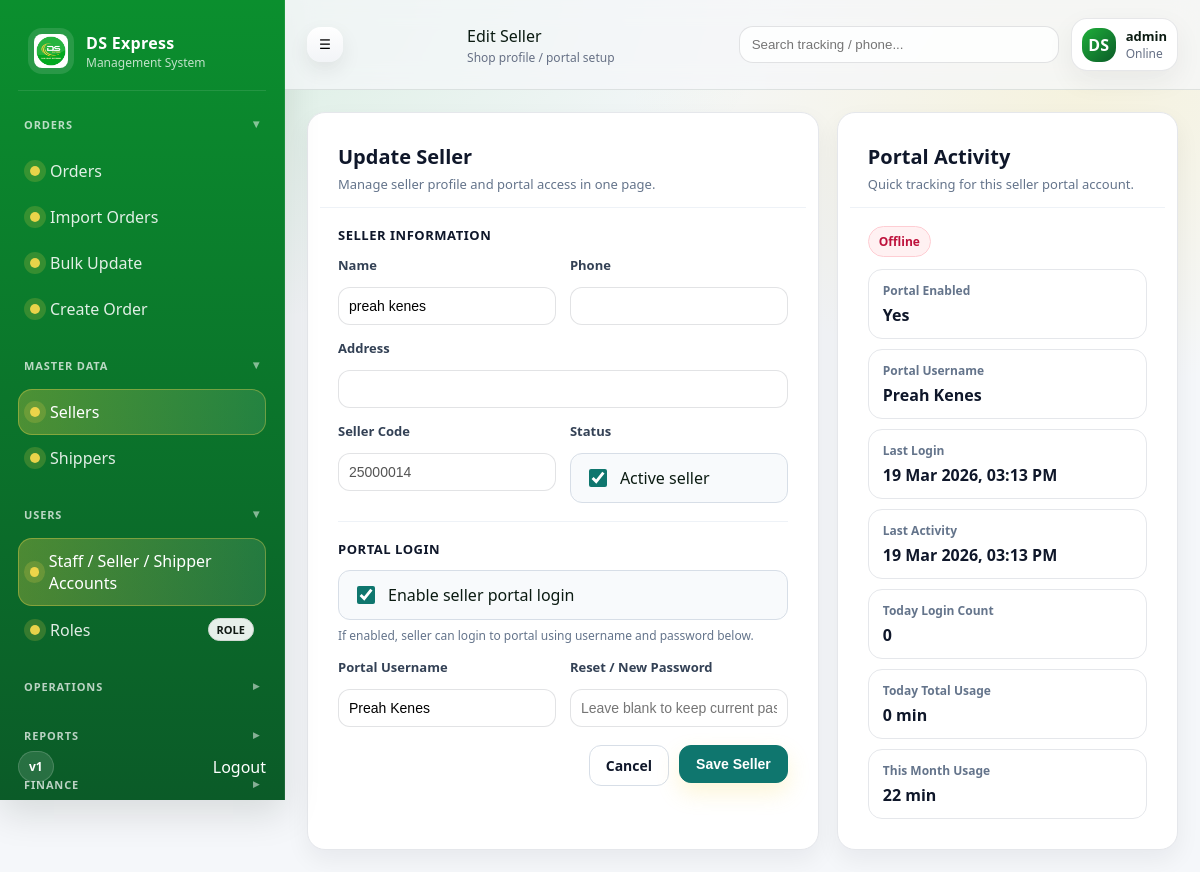
The app's page /sellers/11/edit/ (signed in) with its own data.
### masterdata/models.py (models this page shows, shortened)
class Seller(models.Model):
    code = models.CharField(max_length=10, unique=True, blank=True)
    name = models.CharField(max_length=255)
    phone = models.CharField(max_length=50, blank=True)
    address = models.TextField(blank=True)
    is_active = models.BooleanField(default=True)
    portal_user = models.OneToOneField(
        settings.AUTH_USER_MODEL,
        null=True,
        blank=True,
        on_delete=models.SET_NULL,
        related_name="seller_portal",
    )
    created_at = models.DateTimeField(auto_now_add=True)
    class Meta:
        ordering = ["-id"]

### customerportal/models.py (models this page shows, shortened)
class SellerPortalSession(models.Model):
    seller = models.ForeignKey(
        Seller,
        on_delete=models.CASCADE,
        related_name="portal_sessions",
    )
    user = models.ForeignKey(
        settings.AUTH_USER_MODEL,
        on_delete=models.CASCADE,
        related_name="seller_portal_sessions",
    )
    login_at = models.DateTimeField(default=timezone.now)
    logout_at = models.DateTimeField(blank=True, null=True)
    last_activity_at = models.DateTimeField(default=timezone.now)
    ip_address = models.CharField(max_length=100, blank=True, default="")
    user_agent = models.TextField(blank=True, default="")
    class Meta:
        ordering = ["-login_at"]
    @property
    def duration_minutes(self):
        end_time = self.logout_at or self.last_activity_at or timezone.now()
        delta = end_time - self.login_at
        return max(int(delta.total_seconds() // 60), 0)

### masterdata/views.py (the view, shortened to what this page needs)
# urls.py: path("sellers/<int:pk>/edit/", views.seller_edit, name="seller_edit"),
@login_required
def seller_edit(request, pk: int):
    row = get_object_or_404(Seller.objects.select_related("portal_user"), pk=pk)
    error = ""
    portal_data = _get_portal_form_data(request, row=row)
    return render(
        request,
        "masterdata/seller_form.html",
        {
            "row": row,
            "mode": "edit",
            "portal_data": portal_data,
            "activity": _build_seller_activity_summary(row),
            "error": error,
        },
    )

### templates/masterdata/seller_form.html (shortened to what this page needs)
{% extends "base.html" %}
{% block page_title %}
  {% if mode == "edit" %}Edit Seller{% else %}New Seller{% endif %}
{% endblock %}
{% block page_subtitle %}Shop profile / portal setup{% endblock %}
{% block content %}
<div class="seller-wrap">
  <div class="card">
    <div class="card-head">
      <div class="card-title">
        {% if mode == "edit" %}Update Seller{% else %}Create Seller{% endif %}
      </div>
      <div class="card-sub">Manage seller profile and portal access in one page.</div>
    </div>
    <div class="card-body">
      <form method="post" novalidate>
        <div class="section-title">Seller Information</div>
        <div class="form-grid">
          <div class="field">
            <label>Name</label>
            <input class="input" name="name" value="{{ row.name|default:'' }}" required />
          </div>
          <div class="field">
            <label>Phone</label>
            <input class="input" name="phone" value="{{ row.phone|default:'' }}" />
          </div>
          <div class="field full">
            <label>Address</label>
            <input class="input" name="address" value="{{ row.address|default:'' }}" />
          </div>
          {% if mode == "edit" %}
          <div class="field">
            <label>Seller Code</label>
            <input class="input" value="{{ row.code }}" disabled />
          </div>
          {% endif %}
          <div class="field">
            <label>Status</label>
            <div class="check-row">
              <input
                type="checkbox"
                name="is_active"
                value="1"
                {% if row.is_active %}checked{% endif %}
              >
              <span>Active seller</span>
            </div>
          </div>
        </div>
        <div class="sep"></div>
        <div class="section-title">Portal Login</div>
        <div class="form-grid">
          <div class="field full">
            <div class="check-row">
              <input
                type="checkbox"
                id="portal_enabled"
                name="portal_enabled"
                value="1"
                {% if portal_data.portal_enabled %}checked{% endif %}
              >
              <span>Enable seller portal login</span>
            </div>
            <div class="hint">If enabled, seller can login to portal using username and password below.</div>
          </div>
          <div class="field">
            <label>Portal Username</label>
            <input
              class="input portal-input"
              name="portal_username"
              value="{{ portal_data.portal_username|default:'' }}"
              placeholder="Example: seller code or shop username"
            />
          </div>
          <div class="field">
            <label>{% if mode == "edit" %}Reset / New Password{% else %}Temporary Password{% endif %}</label>
            <input
              class="input portal-input"
              name="portal_password"
              type="text"
              value=""
              placeholder="{% if mode == 'edit' %}Leave blank to keep current password{% else %}Required for new portal account{% endif %}"
            />
          </div>
        </div>
        <div class="actions">
          <a class="btn btn-ghost" href="{% url 'seller_list' %}">Cancel</a>
          <button class="btn btn-primary" type="submit">Save Seller</button>
        </div>
      </form>
    </div>
  </div>
  <div class="card">
    <div class="card-head">
      <div class="card-title">Portal Activity</div>
      <div class="card-sub">Quick tracking for this seller portal account.</div>
    </div>
    <div class="card-body">
      {% if mode == "edit" and activity %}
        <div style="margin-bottom:12px;">
          {% if activity.is_online_now %}
            <span class="pill pill-on">Online Now</span>
          {% else %}
            <span class="pill pill-off">Offline</span>
          {% endif %}
        </div>
        <div class="stat-list">
          <div class="stat">
            <div class="stat-label">Portal Enabled</div>
            <div class="stat-value">{% if activity.portal_enabled %}Yes{% else %}No{% endif %}</div>
          </div>
          <div class="stat">
            <div class="stat-label">Portal Username</div>
            <div class="stat-value">{{ activity.portal_username|default:"-" }}</div>
          </div>
          <div class="stat">
            <div class="stat-label">Last Login</div>
            <div class="stat-value">
              {% if activity.last_login_at %}{{ activity.last_login_at|date:"d M Y, h:i A" }}{% else %}-{% endif %}
            </div>
          </div>
          <div class="stat">
            <div class="stat-label">Last Activity</div>
            <div class="stat-value">
              {% if activity.last_activity_at %}{{ activity.last_activity_at|date:"d M Y, h:i A" }}{% else %}-{% endif %}
            </div>
          </div>
          <div class="stat">
            <div class="stat-label">Today Login Count</div>
            <div class="stat-value">{{ activity.today_login_count }}</div>
          </div>
          <div class="stat">
            <div class="stat-label">Today Total Usage</div>
            <div class="stat-value">{{ activity.today_total_minutes }} min</div>
          </div>
          <div class="stat">
            <div class="stat-label">This Month Usage</div>
            <div class="stat-value">{{ activity.month_total_minutes }} min</div>
          </div>
        </div>
      {% else %}
        <div class="stat">
          <div class="stat-label">Portal Activity</div>
          <div class="stat-value">Not available yet</div>
          <div class="mini-note">Save seller first, then enable portal login and seller activity will appear here.</div>
        </div>
      {% endif %}
    </div>
  </div>
</div>
{% endblock %}

### templates/base.html (shortened to what this page needs)
{% load static %}
<!doctype html>
<html>
  <head>
    <link rel="stylesheet" href="{% static 'css/ds.css' %}" />
  </head>
  <body>
    <div class="app">
      <aside class="sidebar" id="sidebar">
        <div class="brand">
          <img class="brand-logo" src="{% static 'img/ds-logo.png' %}" alt="DS Express" />
          <div class="brand-text">
            <div class="brand-name">DS Express</div>
            <div class="brand-sub">Management System</div>
          </div>
        </div>
        <nav class="menu">
          <div class="menu-title open" data-target="group-orders">Orders</div>
          <div class="menu-group" id="group-orders">
            <a class="menu-item " href="/orders/">
              <span class="dot"></span> Orders
            </a>
            <a class="menu-item {% if request.path == '/orders/import/' %}active{% endif %}" href="/orders/import/">
              <span class="dot"></span> Import Orders
            </a>
            <a class="menu-item {% if request.path|slice:':15' == '/orders/update/' or request.path == '/orders/update/upload/' %}active{% endif %}" href="/orders/update/upload/">
              <span class="dot"></span> Bulk Update
            </a>
            <a class="menu-item {% if request.path == '/orders/create/' %}active{% endif %}" href="/orders/create/">
              <span class="dot"></span> Create Order
            </a>
          </div>
          <div class="menu-title" data-target="group-master">Master Data</div>
          <div class="menu-group hidden-sec" id="group-master">
            <a class="menu-item {% if request.path|slice:':9' == '/sellers/' %}active{% endif %}" href="/sellers/">
              <span class="dot"></span> Sellers
            </a>
            <a class="menu-item {% if request.path|slice:':10' == '/shippers/' %}active{% endif %}" href="/shippers/">
              <span class="dot"></span> Shippers
            </a>
          </div>
          <div class="menu-title" data-target="group-users">Users</div>
          <div class="menu-group hidden-sec" id="group-users">
            <a class="menu-item {% if request.path == '/users/' or request.path == '/users/create/' or '/edit/' in request.path or '/password/' in request.path or '/delete/' in request.path %}active{% endif %}" href="{% url 'user_list' %}">
              <span class="dot"></span> Staff / Seller / Shipper Accounts
            </a>
            <a class="menu-item {% if request.path|slice:':13' == '/users/roles/' %}active{% endif %}" href="{% url 'role_list' %}">
              <span class="dot"></span> Roles
              <span class="tag tag-role">ROLE</span>
            </a>
          </div>
          <div class="menu-title" data-target="group-ops">Operations</div>
          <div class="menu-title" data-target="group-reports">Reports</div>
          <div class="menu-title" data-target="group-finance">Finance</div>
        </nav>
        <div class="sidebar-footer">
          <div class="pill">v1</div>
          <form method="post" action="{% url 'logout' %}" class="logout-form">
            <button type="submit" class="logout logout-btn">Logout</button>
          </form>
        </div>
      </aside>
      <main class="main">
        <header class="topbar">
          <button class="icon-btn" id="toggleBtn" type="button">☰</button>
          <div class="topbar-title">
            {% block page_title %}Dashboard{% endblock %}
            <div class="topbar-sub">
              {% block page_subtitle %}DS Express Ops{% endblock %}
            </div>
          </div>
          <div class="topbar-right">
            <div class="search">
              <input placeholder="Search tracking / phone..." />
            </div>
            <div class="user-chip">
              <div class="avatar">DS</div>
              <div class="user-meta">
                <div class="user-name">{{ request.user.username|default:"admin" }}</div>
                <div class="user-role">Online</div>
              </div>
            </div>
          </div>
        </header>
        <section class="content">
          {% block content %}{% endblock %}
        </section>
      </main>
    </div>
  </body>
</html>

### records on screen
Seller: name "preah kenes", code "25000014", is_active "☑"
SellerPortalSession: last_login_at "19 Mar 2026, 03:13 PM", last_activity_at "19 Mar 2026, 03:13 PM"

### other values on screen
{{ request.user.username|default:"admin" }} "admin"
{{ activity.portal_username|default:"-" }} "Preah Kenes"
{{ activity.today_login_count }} "0"
{{ activity.today_total_minutes }} "0"
{{ activity.month_total_minutes }} "22"
